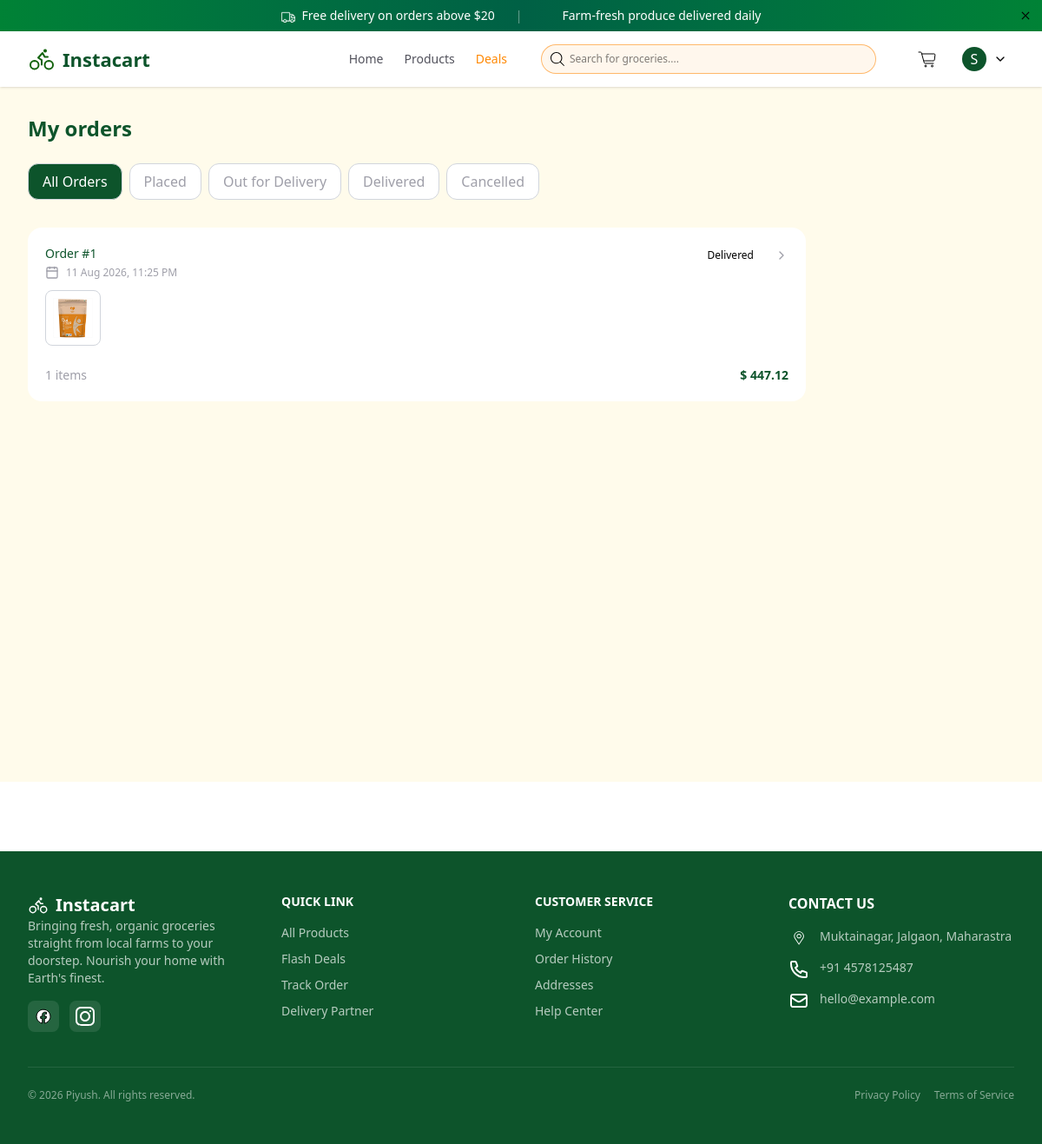
Page /orders/ (signed in) on the committed database.
### accounts/models.py (models this page shows, shortened)
class User(AbstractUser):
    email = models.EmailField(unique=True)
    phone = models.CharField(max_length=15, blank=True)
    avatar = models.ImageField(upload_to="avatars/", blank=True, null=True)
    is_admin = models.BooleanField(default=False)
    is_delivery_partner = models.BooleanField(default=False)
    USERNAME_FIELD = 'email'
    REQUIRED_FIELDS = ['username']

### FeaturesApp/models.py (models this page shows, shortened)
class Order(models.Model):
    STATUS_CHOICES = (
        ("Placed", "Placed"),
        ("Confirmed", "Confirmed"),
        ('Assigned', 'Assigned'),
        ("Packed", "Packed"),
        ("Out for Delivery", "Out for Delivery"),
        ("Delivered", "Delivered"),
        ("Cancelled", "Cancelled"),
    )
    PAYMENT_METHODS = (
        ("card", "Card"),
        ("cash", "Cash"),
    )
    user = models.ForeignKey(settings.AUTH_USER_MODEL, on_delete=models.CASCADE, related_name="order")
    shipping_address = models.ForeignKey(Address, on_delete=models.CASCADE, related_name="order")
    payment_method = models.CharField(max_length=20, choices=PAYMENT_METHODS, default='card')
    subtotal = models.DecimalField(max_digits=10, decimal_places=2)
    delivery_fee = models.DecimalField(max_digits=10, decimal_places=2, default=0)
    tax = models.DecimalField(max_digits=10, decimal_places=2, default=0)
    total = models.DecimalField(max_digits=10, decimal_places=2)
    status = models.CharField(max_length=30, choices=STATUS_CHOICES, default='Placed')
    delivery_partner = models.ForeignKey(DeliveryPartner, on_delete=models.SET_NULL, null=True, blank=True, related_name="order")
    delivery_otp = models.CharField(max_length=6, blank=True, default='')
    live_location = models.JSONField(blank=True, null=True)
    is_paid = models.BooleanField(default=False)
    created_at = models.DateTimeField(auto_now_add=True)
    updated_at = models.DateTimeField(auto_now=True)

class OrderItem(models.Model):
    order = models.ForeignKey(Order, on_delete=models.CASCADE, related_name="items")
    product = models.ForeignKey(Product, on_delete=models.CASCADE, related_name="OrderItemProduct")
    quantity = models.PositiveIntegerField()
    price = models.DecimalField(max_digits=10, decimal_places=2)

class Product(models.Model):
    category = models.ForeignKey(Category, on_delete=models.CASCADE, related_name='ProductCategory')
    name = models.CharField(max_length=200)
    description = models.TextField(blank=True)
    price = models.DecimalField(max_digits=10, decimal_places=2, blank=True)
    original_price = models.DecimalField(max_digits=10, decimal_places=2, default=0)
    image = models.ImageField(upload_to="products/")
    unit = models.CharField(max_length=30, default='piece')
    stock = models.PositiveIntegerField(default=0)
    is_organic = models.BooleanField(default=False)
    rating = models.FloatField(default=0)
    review_count = models.PositiveIntegerField(default=0)
    discount = models.DecimalField(max_digits=5, decimal_places=2, default=0)
    created_at = models.DateTimeField(auto_now_add=True)
    updated_at = models.DateTimeField(auto_now=True)

### FeaturesApp/views.py (the view)
# urls.py: path("orders/", MyOrders, name="MyOrders"),
@login_required(login_url='Login')
def MyOrders(request):
    activeTab = request.GET.get('activeTab','All Orders')
    if activeTab == 'All Orders':
        orders = Order.objects.filter(user=request.user)
    elif activeTab == 'Placed':
        orders = Order.objects.filter(user=request.user, status__in=[ 'Placed', 'Confirmed', 'Assigned', 'Packed'])
    else:
        orders = Order.objects.filter(user=request.user, status=activeTab)
    statusCol = statusColors()
    for order in orders:
        order.statusColour = statusCol.get(order.status, 'bg-gray-100 text-gray-700') # will raise error for unexpeted status
        order.itemsExtraCount = max(order.items.count()-4, 0)
    context={
        'cart':cart(request),
        'orders':orders.prefetch_related('items__product').order_by('-created_at'),
        'tabs':['All Orders', 'Placed', 'Out for Delivery', 'Delivered', 'Cancelled'],
        'activeTab':activeTab,
        'statusColours':statusCol,
    }
    return render(request, "MyOrders.html", context=context)

### FeaturesApp/dummyData.py (called while the page is built)
def statusColors():
    return {
        'Placed': "bg-blue-100 text-blue-700",
        'Confirmed': "bg-indigo-100 text-indigo-700",
        'Packed': "bg-purple-100 text-purple-700",
        "Out for Delivery": "bg-orange-400/10 text-orange-400",
        'Delivered': "bg-green-100 text-green-700",
        'Cancelled': "bg-red-100 text-red-700",
    }

### FeaturesApp/views.py (called while the page is built, shortened)
def cart(request):
    cart_items = []
    cart_total = Decimal('0')
    cart_count = 0
    if request.user.is_authenticated:
        items = CartItem.objects.filter(user=request.user)
    delivery_fee = Decimal('0')
    if cart_total <= Decimal('20'):
        delivery_fee = Decimal(1.99)
    tax = cart_total * Decimal(0.08)
    tax = round(tax, 2)
    context = {
        "cart_items":cart_items,
        "cart_total":cart_total,
        "cart_count":cart_count,
        "grand_total": cart_total + delivery_fee,
        "delivery_fee":delivery_fee,
        'tax':tax,
        'last_total': cart_total + delivery_fee + tax,
    }
    return context

### theme/templates/MyOrders.html (shortened to what this page needs)
{% extends 'AppLayout.html' %}
{% block content %}
    <div class="min-h-screen bg-amber-50 mb-20">
        <div class="max-w-7xl mx-auto px-4 sm:px-6 lg:px-8 py-8">
            <h1 class="text-2xl font-semibold text-green-900 mb-6">My orders</h1>
            <div class="flex gap-2 mb-6 overflow-x-auto pb-2">
                {% for tab in tabs %}
                    <a href=" {% url 'MyOrders' %}?activeTab={{ tab }}">
                        <button class=" px-4 py-2 tex-sm font-medium rounded-xl whitespace-nowrap transition-colors border border-gray-300
                        {% if activeTab == tab %}
                            bg-green-900 text-white
                        {% else %}
                            bg-white text-zinc-400 hover:bg-amber-200
                        {% endif %}
                        ">
                        {{ tab }}
                        </button>
                    </a>
                {% endfor %}
            </div>
            {% if orders|length == 0 %}
                <div class="text-center py-16">
                    <i data-lucide="package" class="size-16 text-zinc-400 mx-auto mb-4"></i>
                    <h2 class="text-lg font-medium text-green-900 mb-2">No orders yet</h2>
                    <p class="text-sm text-zinc-400 mb-4">Start shopping to see your orders here</p>
                    <a href="{% url 'Products' %}" class="inline-flex px-4 py-2 bg-green-900 text-white text-sm rounded-lg">
                        Start Shopping
                    </a>
                </div>
            {% else %}
                <div class="space-y-4">
                    {% for order in orders %}
                        <a href="{% url 'OrderTracking' order.id %}" class="block max-w-4xl bg-white rounded-2xl p-5 hover:shadow transition-all">
                            <div class="flex items-start justify-between mb-3">
                                <div class="">
                                    <p class="text-sm font-medium text-green-900">Order #{{ order.id|slice:"-8:"|upper }}</p>
                                    <div class="flex items-center gap-2 mt-1">
                                        <i data-lucide="calendar" class="size-4 text-zinc-400"></i>
                                        <span class="text-xs text-zinc-400">{{ order.created_at|date:"d M Y, h:i A" }}</span>
                                    </div>
                                </div>
                                <div class="flex items-center gap-2">
                                    <span class="px-4 py-1 text-xs font-medium rounded-full {{ order.statusColour }}">
                                        {{ order.status }}
                                    </span>
                                    <i data-lucide="chevron-right" class="size-4 text-zinc-400"></i>
                                </div>
                            </div>
                            <div class="flex items-center gap-2 mb-3">
                                {% for item in order.items.all|slice:':4' %}
                                    <img src="{{ item.product.image.url }}" alt="{{ item.product.name }}" class="size-12 sm:size-16 rounded-lg object-cover border border-gray-300">
                                {% endfor %}
                            </div>
                            <div class="flex justify-between items-center pt-3 text-sm">
                                <span class="text-zinc-400">{{ order.items.all|length }} items</span>
                                <span class="font-semibold text-green-900">$ {{ order.total }}</span>
                            </div>
                        </a>
                    {% endfor %}
                </div>
            {% endif %}
        </div>
    </div>
{% endblock content %}

### theme/templates/components/Navbar.html (shortened to what this page needs)
{% load static %}
<section>
    <nav class = "bg-white sticky top-0 z-50 shadow-sm">
        <div class="max-w-7xl mx-auto px-4 sm:px-6 lg:px-8 flex items-center justify-between h-16 gap-4">
            <a href="{% url 'Home' %}" class="flex items-center gap-2 text-[22px] font-semibold shrink-0 text-green-900">
                <img src="{% static 'icons/delivery.svg' %}" alt="" class="size-8"> Instacart
            </a>
            <div class="w-full flex items-center justify-end gap-4 lg:gap-10">
                <div class="hidden md:flex items-center gap-6 text-sm text-zinc-600 font-medium">
                    <a href="{% url 'Home' %}" class="cursor-pointer">Home</a>
                    <a href="{% url 'Products' %}" class="cursor-pointer">Products</a>
                    <a href="{% url 'FlashDeals' %}" class="text-orange-400 cursor-pointer">Deals</a>
                </div>
                <form action="{% url 'SearchResults' %}" class="hidden sm:flex flex-1 max-w-sm text-xs">
                    <div class="relative w-full">
                        <img src="{% static 'icons/search.svg' %}" alt="" class="absolute left-2.5 top-1/2 -translate-y-1/2 size-4">
                        <input type="text" name="search" placeholder="Search for groceries...." class="w-full pl-8 p-2 bg-orange-50 rounded-full ring ring-orange-300 focus:outline-none focus:ring-orange-600">
                    </div>
                </form>
                <div class="flex items-center gap-3">
                    <button id="sidebar-cart-btn" class="relative p-2 rounded-xl hover:cursor-pointer hover:bg-amber-200">
                        <img src="{% static 'icons/cart.svg' %}" alt="" class="size-6">
                    </button>
                    <div class="relative">
                        {% if user.is_authenticated %}
                            <button id="menu-btn-lg-screen" class="flex items-center gap-2 p-2 cursor-pointer">
                                <div class="size-7 rounded-full bg-green-900 text-white flex items-center justify-center">
                                    {% if user.first_name %}
                                        {{ user.first_name|first|upper }}
                                    {% else %}
                                        {{ user.username|first|upper }}
                                    {% endif %}
                                </div>
                                <img id="chevron-icon" src="{% static 'icons/chevron-down.svg' %}" class="size-4 transition-transform duration-200 ease-in-out">
                            </button>
                        {% endif %}
                    </div>
                </div>
            </div>
        </div>
    </nav>
</section>

### rows in the picture
User: first_name|first "S"
Order: id "1", created_at "11 Aug 2026, 11:25 PM", status "Delivered", items.all|length "1", total "447.12"
OrderItem: product.image (picture)

### other values in the picture
{{ tab }} "All Orders" "Placed" "Out for Delivery" "Delivered" "Cancelled"
